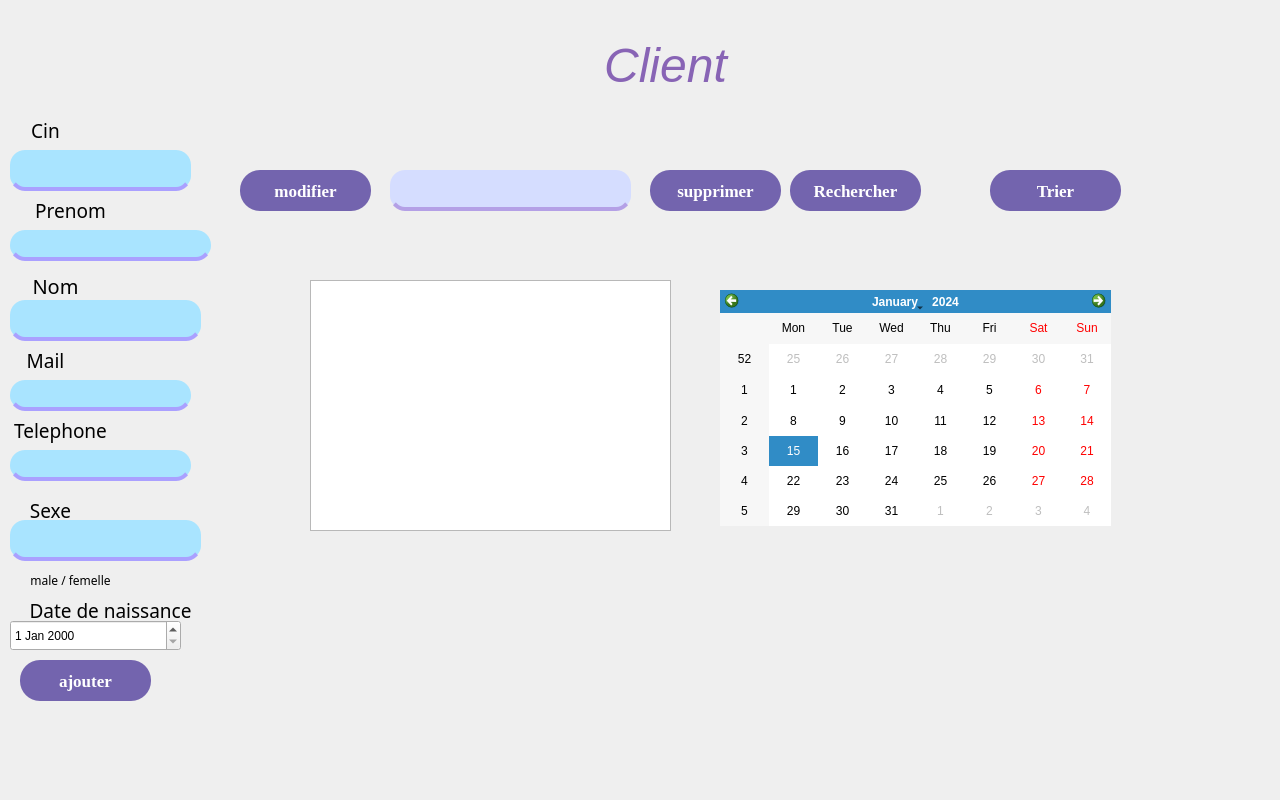
     <widget class="QWidget" name="tab_3">
      <attribute name="title">
       <string>Tab 1</string>
      </attribute>
      <widget class="QLabel" name="label">
       <property name="geometry">
        <rect>
         <x>120</x>
         <y>70</y>
         <width>1151</width>
         <height>721</height>
        </rect>
       </property>
       <property name="lineWidth">
        <number>-9</number>
       </property>
       <property name="midLineWidth">
        <number>4</number>
       </property>
       <property name="text">
        <string/>
       </property>
       <property name="textFormat">
        <enum>Qt::MarkdownText</enum>
       </property>
       <property name="pixmap">
        <pixmap>../../Pictures/Screenshots/Capture d'écran 2024-10-27 141852.png</pixmap>
       </property>
       <property name="scaledContents">
        <bool>true</bool>
       </property>
      </widget>
      <widget class="QLineEdit" name="L8">
       <property name="geometry">
        <rect>
         <x>390</x>
         <y>170</y>
         <width>241</width>
         <height>41</height>
        </rect>
       </property>
       <property name="styleSheet">
        <string notr="true">QLineEdit
{
	color:black;
	background-color: rgb(213, 221, 255);
	border:none;
	border-bottom:4px solid rgb(180, 160, 230);
	border-radius:15px;
}

QLineEdit:Focus
{
	border:4px solid rgb(170,160 , 255);
}
</string>
       </property>
       <property name="text">
        <string/>
       </property>
      </widget>
      <widget class="QPushButton" name="chercher">
       <property name="geometry">
        <rect>
         <x>790</x>
         <y>170</y>
         <width>131</width>
         <height>41</height>
        </rect>
       </property>
       <property name="font">
        <font>
         <family>Times New Roman</family>
         <pointsize>13</pointsize>
         <weight>75</weight>
         <italic>false</italic>
         <bold>true</bold>
        </font>
       </property>
       <property name="styleSheet">
        <string notr="true">QPushButton
{
border:none;
color: white;
background-color: rgb(115, 100, 174);
font: 600 13pt &quot;Times New Roman&quot;;
border-radius:20px;
}

QPushButton:Hover
{
background-color: rgb(75,0,130);
}

QPushButton:pressed
{
border-bottom:5px solid rgb(75,0,130);
}</string>
       </property>
       <property name="text">
        <string>Rechercher</string>
       </property>
      </widget>
      <widget class="QPushButton" name="supprimer">
       <property name="geometry">
        <rect>
         <x>650</x>
         <y>170</y>
         <width>131</width>
         <height>41</height>
        </rect>
       </property>
       <property name="font">
        <font>
         <family>Times New Roman</family>
         <pointsize>13</pointsize>
         <weight>75</weight>
         <italic>false</italic>
         <bold>true</bold>
        </font>
       </property>
       <property name="styleSheet">
        <string notr="true">QPushButton
{
border:none;
color: white;
background-color: rgb(115, 100, 174);
font: 600 13pt &quot;Times New Roman&quot;;
border-radius:20px;
}

QPushButton:Hover
{
background-color: rgb(75,0,130);
}

QPushButton:pressed
{
border-bottom:5px solid rgb(75,0,130);
}</string>
       </property>
       <property name="text">
        <string>supprimer</string>
       </property>
      </widget>
      <widget class="QPushButton" name="trier">
       <property name="geometry">
        <rect>
         <x>990</x>
         <y>170</y>
         <width>131</width>
         <height>41</height>
        </rect>
       </property>
       <property name="font">
        <font>
         <family>Times New Roman</family>
         <pointsize>13</pointsize>
         <weight>75</weight>
         <italic>false</italic>
         <bold>true</bold>
        </font>
       </property>
       <property name="styleSheet">
        <string notr="true">QPushButton
{
border:none;
color: white;
background-color: rgb(115, 100, 174);
font: 600 13pt &quot;Times New Roman&quot;;
border-radius:20px;
}

QPushButton:Hover
{
background-color: rgb(75,0,130);
}
QPushButton:pressed
{
border-bottom:5px solid rgb(75,0,130);
}</string>
       </property>
       <property name="text">
        <string>Trier</string>
       </property>
      </widget>
      <widget class="QLabel" name="medicaments">
       <property name="geometry">
        <rect>
         <x>330</x>
         <y>30</y>
         <width>671</width>
         <height>71</height>
        </rect>
       </property>
       <property name="styleSheet">
        <string notr="true">background-color: transparent;
color: rgb(136, 100, 181);
font: 900 9pt &quot;Segoe UI Black&quot;;</string>
       </property>
       <property name="text">
        <string>&lt;html&gt;&lt;head/&gt;&lt;body&gt;&lt;p align=&quot;center&quot;&gt;&lt;span style=&quot; font-size:36pt; font-style:italic;&quot;&gt;Client&lt;/span&gt;&lt;/p&gt;&lt;/body&gt;&lt;/html&gt;</string>
       </property>
      </widget>
      <widget class="QLineEdit" name="L4">
       <property name="geometry">
        <rect>
         <x>10</x>
         <y>150</y>
         <width>181</width>
         <height>41</height>
        </rect>
       </property>
       <property name="styleSheet">
        <string notr="true">QLineEdit
{
	color:black;
	background-color: rgb(169, 228, 255);
	border:none;
	border-bottom:4px solid rgb(170,160 , 255) ;
	border-radius:15px;
}

QLineEdit:Focus
{
	border:4px solid rgb(170,160 , 255);
}
</string>
       </property>
       <property name="text">
        <string/>
       </property>
      </widget>
      <widget class="QLineEdit" name="L2">
       <property name="geometry">
        <rect>
         <x>10</x>
         <y>230</y>
         <width>201</width>
         <height>31</height>
        </rect>
       </property>
       <property name="styleSheet">
        <string notr="true">QLineEdit
{
	color:black;
	background-color: rgb(169, 228, 255);
	border:none;
	border-bottom:4px solid rgb(170,160 , 255) ;
	border-radius:15px;
}

QLineEdit:Focus
{
	border:4px solid rgb(170,160 , 255);
}
</string>
       </property>
       <property name="text">
        <string/>
       </property>
      </widget>
      <widget class="QLineEdit" name="L1">
       <property name="geometry">
        <rect>
         <x>10</x>
         <y>300</y>
         <width>191</width>
         <height>41</height>
        </rect>
       </property>
       <property name="styleSheet">
        <string notr="true">QLineEdit
{
	color:black;
	background-color: rgb(169, 228, 255);
	border:none;
	border-bottom:4px solid rgb(170,160 , 255) ;
	border-radius:15px;
}

QLineEdit:Focus
{
	border:4px solid rgb(170,160 , 255);
}
</string>
       </property>
       <property name="text">
        <string/>
       </property>
      </widget>
      <widget class="QLineEdit" name="L5">
       <property name="geometry">
        <rect>
         <x>10</x>
         <y>380</y>
         <width>181</width>
         <height>31</height>
        </rect>
       </property>
       <property name="styleSheet">
        <string notr="true">QLineEdit
{
	color:black;
	background-color: rgb(169, 228, 255);
	border:none;
	border-bottom:4px solid rgb(170,160 , 255) ;
	border-radius:15px;
}

QLineEdit:Focus
{
	border:4px solid rgb(170,160 , 255);
}
</string>
       </property>
       <property name="text">
        <string/>
       </property>
      </widget>
      <widget class="QLineEdit" name="L6">
       <property name="geometry">
        <rect>
         <x>10</x>
         <y>450</y>
         <width>181</width>
         <height>31</height>
        </rect>
       </property>
       <property name="styleSheet">
        <string notr="true">QLineEdit
{
	color:black;
	background-color: rgb(169, 228, 255);
	border:none;
	border-bottom:4px solid rgb(170,160 , 255) ;
	border-radius:15px;
}

QLineEdit:Focus
{
	border:4px solid rgb(170,160 , 255);
}
</string>
       </property>
       <property name="text">
        <string/>
       </property>
      </widget>
      <widget class="QLineEdit" name="L7">
       <property name="geometry">
        <rect>
         <x>10</x>
         <y>520</y>
         <width>191</width>
         <height>41</height>
        </rect>
       </property>
       <property name="styleSheet">
        <string notr="true">QLineEdit
{
	color:black;
	background-color: rgb(169, 228, 255);
	border:none;
	border-bottom:4px solid rgb(170,160 , 255) ;
	border-radius:15px;
}

QLineEdit:Focus
{
	border:4px solid rgb(170,160 , 255);
}
</string>
       </property>
       <property name="text">
        <string/>
       </property>
      </widget>
      <widget class="QLabel" name="Prix">
       <property name="geometry">
        <rect>
         <x>0</x>
         <y>110</y>
         <width>91</width>
         <height>41</height>
        </rect>
       </property>
       <property name="font">
        <font>
         <family>Sitka</family>
         <pointsize>14</pointsize>
         <weight>50</weight>
         <bold>false</bold>
         <strikeout>false</strikeout>
        </font>
       </property>
       <property name="styleSheet">
        <string notr="true">background-color: transparent;
color: rgb(0, 0, 0);</string>
       </property>
       <property name="frameShape">
        <enum>QFrame::NoFrame</enum>
       </property>
       <property name="text">
        <string>Cin</string>
       </property>
       <property name="alignment">
        <set>Qt::AlignCenter</set>
       </property>
      </widget>
      <widget class="QLabel" name="Libelle">
       <property name="geometry">
        <rect>
         <x>-20</x>
         <y>190</y>
         <width>181</width>
         <height>41</height>
        </rect>
       </property>
       <property name="font">
        <font>
         <family>Sitka</family>
         <pointsize>14</pointsize>
         <weight>50</weight>
         <bold>false</bold>
         <strikeout>false</strikeout>
        </font>
       </property>
       <property name="styleSheet">
        <string notr="true">background-color: transparent;
color: rgb(0, 0, 0);</string>
       </property>
       <property name="frameShape">
        <enum>QFrame::NoFrame</enum>
       </property>
       <property name="text">
        <string>Prenom</string>
       </property>
       <property name="alignment">
        <set>Qt::AlignCenter</set>
       </property>
      </widget>
      <widget class="QLabel" name="ID">
       <property name="geometry">
        <rect>
         <x>20</x>
         <y>270</y>
         <width>71</width>
         <height>31</height>
        </rect>
       </property>
       <property name="font">
        <font>
         <family>Sitka</family>
         <pointsize>15</pointsize>
         <weight>50</weight>
         <bold>false</bold>
         <strikeout>false</strikeout>
        </font>
       </property>
       <property name="styleSheet">
        <string notr="true">background-color: transparent;
color: rgb(0, 0, 0);</string>
       </property>
       <property name="frameShape">
        <enum>QFrame::NoFrame</enum>
       </property>
       <property name="text">
        <string>Nom</string>
       </property>
       <property name="alignment">
        <set>Qt::AlignCenter</set>
       </property>
      </widget>
      <widget class="QLabel" name="Prix_5">
       <property name="geometry">
        <rect>
         <x>0</x>
         <y>340</y>
         <width>91</width>
         <height>41</height>
        </rect>
       </property>
       <property name="font">
        <font>
         <family>Sitka</family>
         <pointsize>14</pointsize>
         <weight>50</weight>
         <bold>false</bold>
         <strikeout>false</strikeout>
        </font>
       </property>
       <property name="styleSheet">
        <string notr="true">background-color: transparent;
color: rgb(0, 0, 0);</string>
       </property>
       <property name="frameShape">
        <enum>QFrame::NoFrame</enum>
       </property>
       <property name="text">
        <string>Mail</string>
       </property>
       <property name="alignment">
        <set>Qt::AlignCenter</set>
       </property>
      </widget>
      <widget class="QLabel" name="Prix_7">
       <property name="geometry">
        <rect>
         <x>0</x>
         <y>410</y>
         <width>121</width>
         <height>41</height>
        </rect>
       </property>
       <property name="font">
        <font>
         <family>Sitka</family>
         <pointsize>14</pointsize>
         <weight>50</weight>
         <bold>false</bold>
         <strikeout>false</strikeout>
        </font>
       </property>
       <property name="styleSheet">
        <string notr="true">background-color: transparent;
color: rgb(0, 0, 0);</string>
       </property>
       <property name="frameShape">
        <enum>QFrame::NoFrame</enum>
       </property>
       <property name="text">
        <string>Telephone</string>
       </property>
       <property name="alignment">
        <set>Qt::AlignCenter</set>
       </property>
      </widget>
      <widget class="QLabel" name="Quantite">
       <property name="geometry">
        <rect>
         <x>-40</x>
         <y>490</y>
         <width>181</width>
         <height>41</height>
        </rect>
       </property>
       <property name="font">
        <font>
         <family>Sitka</family>
         <pointsize>14</pointsize>
         <weight>50</weight>
         <bold>false</bold>
         <strikeout>false</strikeout>
        </font>
       </property>
       <property name="styleSheet">
        <string notr="true">background-color: transparent;
color: rgb(0, 0, 0);</string>
       </property>
       <property name="frameShape">
        <enum>QFrame::NoFrame</enum>
       </property>
       <property name="text">
        <string>Sexe</string>
       </property>
       <property name="alignment">
        <set>Qt::AlignCenter</set>
       </property>
      </widget>
      <widget class="QLabel" name="Quantite_2">
       <property name="geometry">
        <rect>
         <x>-40</x>
         <y>560</y>
         <width>221</width>
         <height>41</height>
        </rect>
       </property>
       <property name="minimumSize">
        <size>
         <width>181</width>
         <height>0</height>
        </size>
       </property>
       <property name="font">
        <font>
         <family>Sitka</family>
         <pointsize>9</pointsize>
         <weight>50</weight>
         <bold>false</bold>
         <strikeout>false</strikeout>
        </font>
       </property>
       <property name="styleSheet">
        <string notr="true">background-color: transparent;
color: rgb(0, 0, 0);</string>
       </property>
       <property name="frameShape">
        <enum>QFrame::NoFrame</enum>
       </property>
       <property name="text">
        <string>male / femelle</string>
       </property>
       <property name="alignment">
        <set>Qt::AlignCenter</set>
       </property>
      </widget>
      <widget class="QPushButton" name="ajouter">
       <property name="geometry">
        <rect>
         <x>20</x>
         <y>660</y>
         <width>131</width>
         <height>41</height>
        </rect>
       </property>
       <property name="font">
        <font>
         <family>Times New Roman</family>
         <pointsize>13</pointsize>
         <weight>75</weight>
         <italic>false</italic>
         <bold>true</bold>
        </font>
       </property>
       <property name="styleSheet">
        <string notr="true">QPushButton
{
border:none;
color: white;
background-color: rgb(115, 100, 174);
font: 600 13pt &quot;Times New Roman&quot;;
border-radius:20px;
}

QPushButton:Hover
{
background-color: rgb(75,0,130);
}

QPushButton:pressed
{
border-bottom:5px solid rgb(75,0,130);
}</string>
       </property>
       <property name="text">
        <string>ajouter</string>
       </property>
      </widget>
      <widget class="QTableView" name="tableView">
       <property name="geometry">
        <rect>
         <x>310</x>
         <y>280</y>
         <width>361</width>
         <height>251</height>
        </rect>
       </property>
      </widget>
      <widget class="QPushButton" name="modifier">
       <property name="geometry">
        <rect>
         <x>240</x>
         <y>170</y>
         <width>131</width>
         <height>41</height>
        </rect>
       </property>
       <property name="font">
        <font>
         <family>Times New Roman</family>
         <pointsize>13</pointsize>
         <weight>75</weight>
         <italic>false</italic>
         <bold>true</bold>
        </font>
       </property>
       <property name="styleSheet">
        <string notr="true">QPushButton
{
border:none;
color: white;
background-color: rgb(115, 100, 174);
font: 600 13pt &quot;Times New Roman&quot;;
border-radius:20px;
}

QPushButton:Hover
{
background-color: rgb(75,0,130);
}

QPushButton:pressed
{
border-bottom:5px solid rgb(75,0,130);
}</string>
       </property>
       <property name="text">
        <string>modifier</string>
       </property>
      </widget>
      <widget class="QDateEdit" name="date">
       <property name="geometry">
        <rect>
         <x>10</x>
         <y>620</y>
         <width>171</width>
         <height>31</height>
        </rect>
       </property>
      </widget>
      <widget class="QLabel" name="Quantite_3">
       <property name="geometry">
        <rect>
         <x>0</x>
         <y>590</y>
         <width>221</width>
         <height>41</height>
        </rect>
       </property>
       <property name="font">
        <font>
         <family>Sitka</family>
         <pointsize>14</pointsize>
         <weight>50</weight>
         <bold>false</bold>
         <strikeout>false</strikeout>
        </font>
       </property>
       <property name="styleSheet">
        <string notr="true">background-color: transparent;
color: rgb(0, 0, 0);</string>
       </property>
       <property name="frameShape">
        <enum>QFrame::NoFrame</enum>
       </property>
       <property name="text">
        <string>Date de naissance</string>
       </property>
       <property name="alignment">
        <set>Qt::AlignCenter</set>
       </property>
      </widget>
      <widget class="QCalendarWidget" name="calendarWidget">
       <property name="geometry">
        <rect>
         <x>720</x>
         <y>290</y>
         <width>391</width>
         <height>236</height>
        </rect>
       </property>
      </widget>
     </widget>
